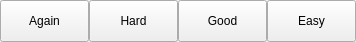
<?xml version="1.0" encoding="UTF-8"?>
<ui version="4.0">
 <class>fourOptionsNFlashy</class>
 <widget class="QWidget" name="fourOptionsNFlashy">
  <property name="geometry">
   <rect>
    <x>0</x>
    <y>0</y>
    <width>356</width>
    <height>42</height>
   </rect>
  </property>
  <property name="sizePolicy">
   <sizepolicy hsizetype="Expanding" vsizetype="Fixed">
    <horstretch>0</horstretch>
    <verstretch>0</verstretch>
   </sizepolicy>
  </property>
  <property name="windowTitle">
   <string>Form</string>
  </property>
  <layout class="QHBoxLayout" name="horizontalLayout">
   <property name="spacing">
    <number>0</number>
   </property>
   <property name="leftMargin">
    <number>0</number>
   </property>
   <property name="topMargin">
    <number>0</number>
   </property>
   <property name="rightMargin">
    <number>0</number>
   </property>
   <property name="bottomMargin">
    <number>0</number>
   </property>
   <item>
    <widget class="QPushButton" name="againButton">
     <property name="sizePolicy">
      <sizepolicy hsizetype="Expanding" vsizetype="Expanding">
       <horstretch>0</horstretch>
       <verstretch>0</verstretch>
      </sizepolicy>
     </property>
     <property name="text">
      <string>Again</string>
     </property>
    </widget>
   </item>
   <item>
    <widget class="QPushButton" name="hardButton">
     <property name="sizePolicy">
      <sizepolicy hsizetype="Expanding" vsizetype="Expanding">
       <horstretch>0</horstretch>
       <verstretch>0</verstretch>
      </sizepolicy>
     </property>
     <property name="text">
      <string>Hard</string>
     </property>
    </widget>
   </item>
   <item>
    <widget class="QPushButton" name="goodButton">
     <property name="sizePolicy">
      <sizepolicy hsizetype="Expanding" vsizetype="Expanding">
       <horstretch>0</horstretch>
       <verstretch>0</verstretch>
      </sizepolicy>
     </property>
     <property name="text">
      <string>Good</string>
     </property>
    </widget>
   </item>
   <item>
    <widget class="QPushButton" name="easyButton">
     <property name="sizePolicy">
      <sizepolicy hsizetype="Expanding" vsizetype="Expanding">
       <horstretch>0</horstretch>
       <verstretch>0</verstretch>
      </sizepolicy>
     </property>
     <property name="text">
      <string>Easy</string>
     </property>
    </widget>
   </item>
  </layout>
 </widget>
 <resources/>
 <connections/>
</ui>
